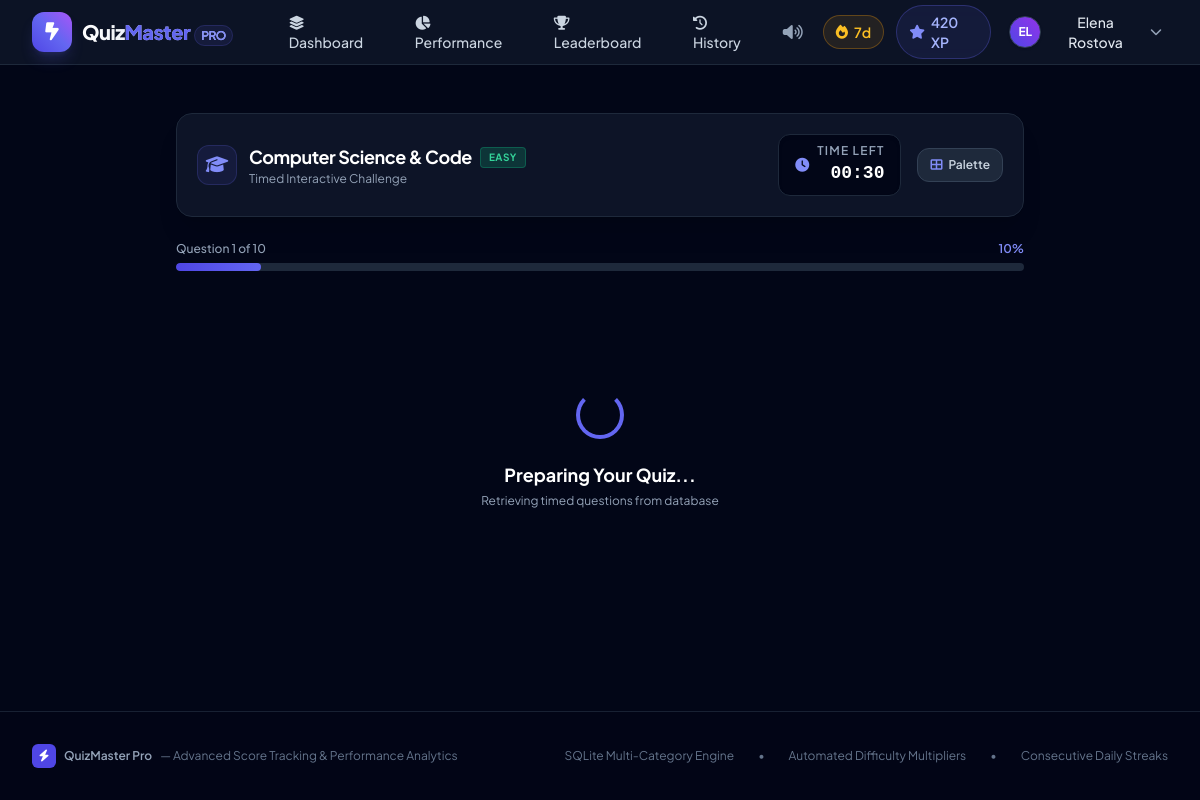
Screenshot of /quiz?category=1&difficulty=Easy (signed in) with the database file from the repository.
### tables this page shows
CREATE TABLE users (
            id INTEGER PRIMARY KEY AUTOINCREMENT,
            username TEXT UNIQUE NOT NULL,
            email TEXT UNIQUE NOT NULL,
            password_hash TEXT NOT NULL,
            full_name TEXT NOT NULL,
            avatar TEXT DEFAULT 'avatar1.png',
            role TEXT DEFAULT 'user', -- 'user' or 'admin'
            total_score INTEGER DEFAULT 0,
            xp INTEGER DEFAULT 0,
            quizzes_taken INTEGER DEFAULT 0,
            current_streak INTEGER DEFAULT 0,
            longest_streak INTEGER DEFAULT 0,
            last_quiz_date TEXT,
            created_at TIMESTAMP DEFAULT CURRENT_TIMESTAMP
        );

CREATE TABLE categories (
            id INTEGER PRIMARY KEY AUTOINCREMENT,
            name TEXT UNIQUE NOT NULL,
            slug TEXT UNIQUE NOT NULL,
            description TEXT,
            icon TEXT DEFAULT 'folder',
            color TEXT DEFAULT 'indigo'
        );

### app.py (the view)
@app.route('/quiz')
@login_required
def quiz():
    category_id = request.args.get('category', 'all')
    difficulty = request.args.get('difficulty', 'all')
    mode = request.args.get('mode', 'standard')
    limit = int(request.args.get('limit', 10))
    cat_name = "All Categories"
    if category_id and category_id != 'all':
        cat = models.get_category_by_id(category_id)
        if cat:
            cat_name = cat['name']
    return render_template(
        'quiz.html',
        category_id=category_id,
        category_name=cat_name,
        difficulty=difficulty,
        mode=mode,
        limit=limit
    )

### app.py (called while the page is built)
def login_required(f):
    @wraps(f)
    def decorated_function(*args, **kwargs):
        if 'user_id' not in session:
            flash('Please log in to access this page.', 'warning')
            return redirect(url_for('login', next=request.url))
        return f(*args, **kwargs)
    return decorated_function

@app.context_processor
def inject_user():
    current_user = None
    if 'user_id' in session:
        current_user = models.get_user_by_id(session['user_id'])
    return dict(current_user=current_user)

### models.py (called while the page is built)
def get_db():
    conn = sqlite3.connect(DB_PATH)
    conn.row_factory = sqlite3.Row
    return conn

def get_user_by_id(user_id):
    conn = get_db()
    cursor = conn.cursor()
    cursor.execute('SELECT * FROM users WHERE id = ?', (user_id,))
    user = cursor.fetchone()
    conn.close()
    return dict(user) if user else None

def get_category_by_id(cat_id):
    conn = get_db()
    cursor = conn.cursor()
    cursor.execute('SELECT * FROM categories WHERE id = ?', (cat_id,))
    cat = cursor.fetchone()
    conn.close()
    return dict(cat) if cat else None

### templates/quiz.html (shortened to what this page needs)
{% extends "base.html" %}
{% block content %}
<div class="max-w-4xl mx-auto px-4 sm:px-6 py-8" id="quizContainer"
     data-category-id="{{ category_id }}"
     data-category-name="{{ category_name }}"
     data-difficulty="{{ difficulty }}"
     data-mode="{{ mode }}"
     data-limit="{{ limit }}">
    <div class="bg-slate-900/90 border border-slate-800 rounded-2xl p-5 mb-6 shadow-xl backdrop-blur-md flex flex-wrap items-center justify-between gap-4">
        <div class="flex items-center gap-3">
            <div class="w-10 h-10 rounded-xl bg-indigo-500/10 border border-indigo-500/20 text-indigo-400 flex items-center justify-center text-lg">
                <i class="fa-solid fa-graduation-cap"></i>
            </div>
            <div>
                <div class="flex items-center gap-2">
                    <h1 class="text-base sm:text-lg font-bold text-white tracking-tight" id="categoryTitleDisplay">{{ category_name }}</h1>
                    <span class="px-2 py-0.5 rounded text-[10px] font-bold uppercase tracking-wider
                        {% if difficulty == 'Easy' %} bg-emerald-500/20 text-emerald-400 border border-emerald-500/30
                        {% elif difficulty == 'Medium' %} bg-amber-500/20 text-amber-400 border border-amber-500/30
                        {% elif difficulty == 'Hard' %} bg-rose-500/20 text-rose-400 border border-rose-500/30
                        {% else %} bg-indigo-500/20 text-indigo-400 border border-indigo-500/30 {% endif %}">
                        {{ difficulty }}
                    </span>
                </div>
                <p class="text-xs text-slate-400">Timed Interactive Challenge</p>
            </div>
        </div>
        <div class="flex items-center gap-4">
            <div class="flex items-center gap-2 bg-slate-950 px-4 py-2 rounded-xl border border-slate-800 shadow-inner" id="timerBox">
                <i class="fa-solid fa-clock text-indigo-400 text-sm" id="timerIcon"></i>
                <div class="text-right">
                    <span class="text-xs text-slate-400 uppercase tracking-widest font-semibold block text-[10px]">Time Left</span>
                    <span class="text-lg font-extrabold text-white font-mono" id="timerDisplay">00:30</span>
                </div>
            </div>
            <button onclick="toggleQuestionPalette()" class="px-3 py-2 rounded-xl bg-slate-800 hover:bg-slate-700 text-slate-300 text-xs font-semibold border border-slate-700 transition-colors flex items-center gap-1.5" title="Toggle Question Navigator">
                <i class="fa-solid fa-table-cells-large text-indigo-400"></i>
                <span class="hidden sm:inline">Palette</span>
            </button>
        </div>
    </div>
    <div class="mb-6 space-y-1.5">
        <div class="flex items-center justify-between text-xs text-slate-400">
            <span class="font-medium" id="questionProgressText">Question 1 of 10</span>
            <span class="font-semibold text-indigo-400" id="progressPercentageText">10%</span>
        </div>
        <div class="w-full h-2 rounded-full bg-slate-800 overflow-hidden">
            <div id="progressBar" class="h-full rounded-full bg-gradient-to-r from-brand-600 to-indigo-500 transition-all duration-300" style="width: 10%"></div>
        </div>
    </div>
    <div id="quizLoading" class="py-24 text-center">
        <div class="inline-block animate-spin rounded-full h-12 w-12 border-4 border-brand-500 border-t-transparent mb-4"></div>
        <h3 class="text-lg font-bold text-white">Preparing Your Quiz...</h3>
        <p class="text-xs text-slate-400 mt-1">Retrieving timed questions from database</p>
    </div>
</div>
{% endblock %}

### templates/base.html (shortened to what this page needs)
<!DOCTYPE html>
<html lang="en" class="h-full bg-slate-900 text-slate-100">
<head>
    <script src="https://cdn.tailwindcss.com"></script>
    <link rel="stylesheet" href="https://cdnjs.cloudflare.com/ajax/libs/font-awesome/6.5.1/css/all.min.css">
    <link rel="stylesheet" href="{{ url_for('static', filename='css/custom.css') }}">
</head>
<body class="h-full flex flex-col bg-slate-950 text-slate-100 antialiased selection:bg-brand-500 selection:text-white">
    <header class="sticky top-0 z-50 backdrop-blur-md bg-slate-900/80 border-b border-slate-800 transition-all">
        <div class="max-w-7xl mx-auto px-4 sm:px-6 lg:px-8">
            <div class="flex items-center justify-between h-16">
                <div class="flex items-center gap-3">
                    <a href="{{ url_for('dashboard' if current_user else 'index') }}" class="flex items-center gap-2.5 group">
                        <div class="w-10 h-10 rounded-xl bg-gradient-to-tr from-brand-600 via-indigo-500 to-purple-500 flex items-center justify-center shadow-lg shadow-indigo-500/20 group-hover:scale-105 transition-transform">
                            <i class="fa-solid fa-bolt-lightning text-white text-lg"></i>
                        </div>
                        <span class="text-xl font-extrabold tracking-tight bg-gradient-to-r from-white via-slate-200 to-indigo-200 bg-clip-text text-transparent">
                            Quiz<span class="text-brand-500">Master</span><span class="text-xs ml-1 px-1.5 py-0.5 rounded-full bg-indigo-500/10 text-indigo-400 font-semibold border border-indigo-500/20">PRO</span>
                        </span>
                    </a>
                    {% if current_user %}
                    <nav class="hidden md:flex items-center ml-8 space-x-1">
                        <a href="{{ url_for('dashboard') }}" class="px-3 py-2 rounded-lg text-sm font-medium hover:text-white hover:bg-slate-800 transition-colors {{ 'text-brand-400 bg-slate-800/60' if request.endpoint == 'dashboard' else 'text-slate-300' }}">
                            <i class="fa-solid fa-layer-group mr-1.5"></i> Dashboard
                        </a>
                        <a href="{{ url_for('analytics') }}" class="px-3 py-2 rounded-lg text-sm font-medium hover:text-white hover:bg-slate-800 transition-colors {{ 'text-brand-400 bg-slate-800/60' if request.endpoint == 'analytics' else 'text-slate-300' }}">
                            <i class="fa-solid fa-chart-pie mr-1.5"></i> Performance
                        </a>
                        <a href="{{ url_for('leaderboard') }}" class="px-3 py-2 rounded-lg text-sm font-medium hover:text-white hover:bg-slate-800 transition-colors {{ 'text-brand-400 bg-slate-800/60' if request.endpoint == 'leaderboard' else 'text-slate-300' }}">
                            <i class="fa-solid fa-trophy mr-1.5"></i> Leaderboard
                        </a>
                        <a href="{{ url_for('history') }}" class="px-3 py-2 rounded-lg text-sm font-medium hover:text-white hover:bg-slate-800 transition-colors {{ 'text-brand-400 bg-slate-800/60' if request.endpoint == 'history' else 'text-slate-300' }}">
                            <i class="fa-solid fa-clock-rotate-left mr-1.5"></i> History
                        </a>
                    </nav>
                    {% endif %}
                </div>
                <div class="flex items-center gap-3">
                    <button id="soundToggleBtn" onclick="toggleSoundEffect()" class="p-2 rounded-lg text-slate-400 hover:text-white hover:bg-slate-800 transition-colors" title="Toggle Sound Effects">
                        <i id="soundIcon" class="fa-solid fa-volume-high"></i>
                    </button>
                    {% if current_user %}
                    <div class="flex items-center gap-1.5 px-3 py-1.5 rounded-full bg-amber-500/10 border border-amber-500/30 text-amber-400 font-semibold text-xs sm:text-sm" title="Daily Quiz Streak: {{ current_user.current_streak }} days">
                        <i class="fa-solid fa-fire animate-pulse text-amber-400"></i>
                        <span>{{ current_user.current_streak }}d</span>
                    </div>
                    <div class="hidden sm:flex items-center gap-1.5 px-3 py-1.5 rounded-full bg-indigo-500/10 border border-indigo-500/30 text-indigo-300 font-semibold text-xs sm:text-sm">
                        <i class="fa-solid fa-star text-indigo-400"></i>
                        <span>{{ current_user.xp }} XP</span>
                    </div>
                    <div class="relative" id="userMenuContainer">
                        <button onclick="toggleUserMenu()" class="flex items-center gap-2 p-1.5 rounded-xl hover:bg-slate-800 transition-colors">
                            <div class="w-8 h-8 rounded-full bg-gradient-to-tr from-brand-600 to-purple-600 flex items-center justify-center font-bold text-xs text-white uppercase shadow border border-slate-700">
                                {{ current_user.username[:2] }}
                            </div>
                            <span class="hidden sm:block text-sm font-medium text-slate-200">{{ current_user.full_name }}</span>
                            <i class="fa-solid fa-chevron-down text-xs text-slate-400"></i>
                        </button>
                    </div>
                    {% endif %}
                </div>
            </div>
        </div>
    </header>
    <div class="max-w-7xl mx-auto px-4 sm:px-6 lg:px-8 pt-4 w-full">
    </div>
    <main class="flex-grow w-full">
        {% block content %}{% endblock %}
    </main>
    <footer class="border-t border-slate-800/80 bg-slate-950/60 mt-16 py-8">
        <div class="max-w-7xl mx-auto px-4 sm:px-6 lg:px-8 flex flex-col sm:flex-row items-center justify-between gap-4 text-xs text-slate-500">
            <div class="flex items-center gap-2">
                <div class="w-6 h-6 rounded-md bg-brand-600 flex items-center justify-center text-white text-xs">
                    <i class="fa-solid fa-bolt"></i>
                </div>
                <span class="font-semibold text-slate-400">QuizMaster Pro</span>
                <span>— Advanced Score Tracking & Performance Analytics</span>
            </div>
            <div class="flex items-center gap-6">
                <span>SQLite Multi-Category Engine</span>
                <span>•</span>
                <span>Automated Difficulty Multipliers</span>
                <span>•</span>
                <span>Consecutive Daily Streaks</span>
            </div>
        </div>
    </footer>
</body>
</html>

### templates/base.html (style rules this page uses)
body { font-family: 'Plus Jakarta Sans', sans-serif; }

### rows the page displays
users: current_streak "7", xp "420", username "EL", full_name "Elena Rostova"
categories: name "Computer Science & Code"

### other values shown
{{ difficulty }} "EASY"
